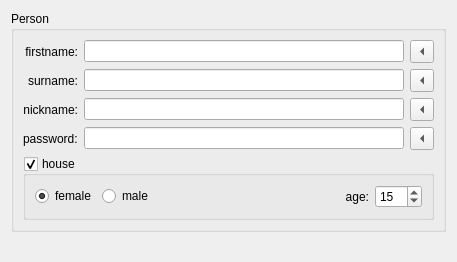
<?xml version="1.0" encoding="UTF-8"?>
<ui version="4.0">
 <class>XRegistrationFormComponent</class>
 <widget class="QWidget" name="XRegistrationFormComponent">
  <property name="geometry">
   <rect>
    <x>0</x>
    <y>0</y>
    <width>457</width>
    <height>262</height>
   </rect>
  </property>
  <property name="windowTitle">
   <string>Form</string>
  </property>
  <layout class="QVBoxLayout" name="verticalLayout_2">
   <item>
    <widget class="QGroupBox" name="person_box">
     <property name="title">
      <string>Person</string>
     </property>
     <layout class="QVBoxLayout" name="verticalLayout">
      <item>
       <layout class="QGridLayout" name="gridLayout">
        <item row="0" column="0">
         <widget class="QLabel" name="person_label1">
          <property name="text">
           <string>firstname:</string>
          </property>
          <property name="alignment">
           <set>Qt::AlignRight|Qt::AlignTrailing|Qt::AlignVCenter</set>
          </property>
         </widget>
        </item>
        <item row="0" column="1">
         <widget class="QLineEdit" name="person_name"/>
        </item>
        <item row="0" column="2">
         <widget class="QToolButton" name="person_btn_clear_name">
          <property name="text">
           <string>...</string>
          </property>
          <property name="arrowType">
           <enum>Qt::LeftArrow</enum>
          </property>
         </widget>
        </item>
        <item row="1" column="0">
         <widget class="QLabel" name="person_label2">
          <property name="text">
           <string>surname:</string>
          </property>
          <property name="alignment">
           <set>Qt::AlignRight|Qt::AlignTrailing|Qt::AlignVCenter</set>
          </property>
         </widget>
        </item>
        <item row="1" column="1">
         <widget class="QLineEdit" name="person_surname"/>
        </item>
        <item row="1" column="2">
         <widget class="QToolButton" name="person_btn_clear_surname">
          <property name="text">
           <string>...</string>
          </property>
          <property name="arrowType">
           <enum>Qt::LeftArrow</enum>
          </property>
         </widget>
        </item>
        <item row="2" column="0">
         <widget class="QLabel" name="person_label3">
          <property name="text">
           <string>nickname:</string>
          </property>
          <property name="alignment">
           <set>Qt::AlignRight|Qt::AlignTrailing|Qt::AlignVCenter</set>
          </property>
         </widget>
        </item>
        <item row="2" column="1">
         <widget class="QLineEdit" name="person_nickname"/>
        </item>
        <item row="2" column="2">
         <widget class="QToolButton" name="person_btn_clear_nickname">
          <property name="text">
           <string>...</string>
          </property>
          <property name="arrowType">
           <enum>Qt::LeftArrow</enum>
          </property>
         </widget>
        </item>
        <item row="3" column="0">
         <widget class="QLabel" name="person_label4">
          <property name="text">
           <string>password:</string>
          </property>
         </widget>
        </item>
        <item row="3" column="1">
         <widget class="QLineEdit" name="person_password">
          <property name="echoMode">
           <enum>QLineEdit::PasswordEchoOnEdit</enum>
          </property>
         </widget>
        </item>
        <item row="3" column="2">
         <widget class="QToolButton" name="person_btn_clear_password">
          <property name="text">
           <string>...</string>
          </property>
          <property name="arrowType">
           <enum>Qt::LeftArrow</enum>
          </property>
         </widget>
        </item>
       </layout>
      </item>
      <item>
       <widget class="QGroupBox" name="person_house">
        <property name="toolTip">
         <string notr="true"/>
        </property>
        <property name="statusTip">
         <string notr="true"/>
        </property>
        <property name="whatsThis">
         <string notr="true"/>
        </property>
        <property name="title">
         <string>house</string>
        </property>
        <property name="flat">
         <bool>false</bool>
        </property>
        <property name="checkable">
         <bool>true</bool>
        </property>
        <property name="checked">
         <bool>true</bool>
        </property>
        <layout class="QHBoxLayout" name="horizontalLayout">
         <item>
          <widget class="QRadioButton" name="person_house_female">
           <property name="text">
            <string>female</string>
           </property>
           <property name="checked">
            <bool>true</bool>
           </property>
          </widget>
         </item>
         <item>
          <widget class="QRadioButton" name="person_house_male">
           <property name="text">
            <string>male</string>
           </property>
          </widget>
         </item>
         <item>
          <spacer name="person_house_spacer">
           <property name="orientation">
            <enum>Qt::Horizontal</enum>
           </property>
           <property name="sizeHint" stdset="0">
            <size>
             <width>162</width>
             <height>20</height>
            </size>
           </property>
          </spacer>
         </item>
         <item>
          <widget class="QLabel" name="person_label_7">
           <property name="text">
            <string>age:</string>
           </property>
           <property name="alignment">
            <set>Qt::AlignRight|Qt::AlignTrailing|Qt::AlignVCenter</set>
           </property>
          </widget>
         </item>
         <item>
          <widget class="QSpinBox" name="person_age">
           <property name="minimum">
            <number>6</number>
           </property>
           <property name="maximum">
            <number>150</number>
           </property>
           <property name="value">
            <number>15</number>
           </property>
          </widget>
         </item>
        </layout>
       </widget>
      </item>
     </layout>
    </widget>
   </item>
   <item>
    <spacer name="verticalSpacer">
     <property name="orientation">
      <enum>Qt::Vertical</enum>
     </property>
     <property name="sizeHint" stdset="0">
      <size>
       <width>20</width>
       <height>20</height>
      </size>
     </property>
    </spacer>
   </item>
  </layout>
 </widget>
 <tabstops>
  <tabstop>person_name</tabstop>
  <tabstop>person_btn_clear_name</tabstop>
  <tabstop>person_surname</tabstop>
  <tabstop>person_btn_clear_surname</tabstop>
  <tabstop>person_nickname</tabstop>
  <tabstop>person_btn_clear_nickname</tabstop>
  <tabstop>person_password</tabstop>
  <tabstop>person_btn_clear_password</tabstop>
  <tabstop>person_house</tabstop>
  <tabstop>person_house_female</tabstop>
  <tabstop>person_house_male</tabstop>
  <tabstop>person_age</tabstop>
 </tabstops>
 <resources/>
 <connections>
  <connection>
   <sender>person_btn_clear_name</sender>
   <signal>clicked()</signal>
   <receiver>person_name</receiver>
   <slot>clear()</slot>
   <hints>
    <hint type="sourcelabel">
     <x>443</x>
     <y>51</y>
    </hint>
    <hint type="destinationlabel">
     <x>266</x>
     <y>52</y>
    </hint>
   </hints>
  </connection>
  <connection>
   <sender>person_btn_clear_surname</sender>
   <signal>clicked()</signal>
   <receiver>person_surname</receiver>
   <slot>clear()</slot>
   <hints>
    <hint type="sourcelabel">
     <x>443</x>
     <y>82</y>
    </hint>
    <hint type="destinationlabel">
     <x>266</x>
     <y>83</y>
    </hint>
   </hints>
  </connection>
  <connection>
   <sender>person_btn_clear_nickname</sender>
   <signal>clicked()</signal>
   <receiver>person_nickname</receiver>
   <slot>clear()</slot>
   <hints>
    <hint type="sourcelabel">
     <x>443</x>
     <y>113</y>
    </hint>
    <hint type="destinationlabel">
     <x>266</x>
     <y>114</y>
    </hint>
   </hints>
  </connection>
  <connection>
   <sender>person_btn_clear_password</sender>
   <signal>clicked()</signal>
   <receiver>person_password</receiver>
   <slot>clear()</slot>
   <hints>
    <hint type="sourcelabel">
     <x>443</x>
     <y>144</y>
    </hint>
    <hint type="destinationlabel">
     <x>266</x>
     <y>145</y>
    </hint>
   </hints>
  </connection>
 </connections>
</ui>
